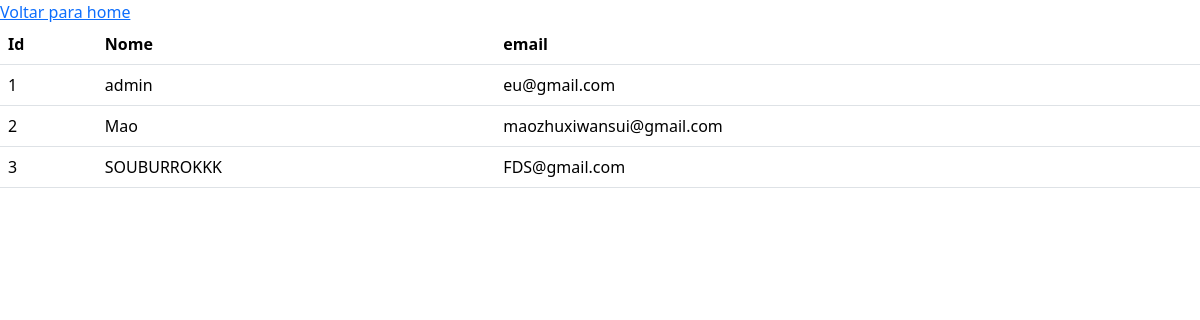
Before: /fuser/ with the older database file.
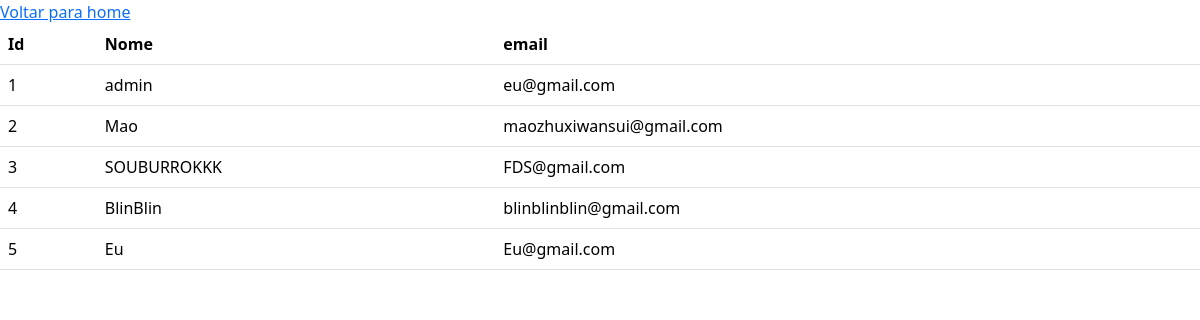
After: the same page with the newer database file.
### usuario/models.py (models this page shows)
class Usuario(AbstractUser):
    email = models.EmailField(unique=True)

### usuario/views.py (the view)
# urls.py: path('fuser/', fuser, name='fuser'),
def fuser(request):
    usuarios = Usuario.objects.all()
    return render(request, 'foruser.html', {'usuarios' : usuarios})

### usuario/templates/foruser.html (shortened to what this page needs)
<!DOCTYPE html>
<html lang="pt-br">
<head>
    <link href="https://cdn.jsdelivr.net/npm/bootstrap@5.3.3/dist/css/bootstrap.min.css" rel="stylesheet">
</head>
<body>
<table class="table">
  <thead>
    <tr>
      <th scope="col">Id</th>
      <th scope="col">Nome</th>
      <th scope="col">email</th>
    </tr>
  </thead>
{% for usuario in usuarios %}
  <tbody>
    <tr>
      <td>{{usuario.id}}</td>
      <td>{{usuario.username}}</td>
      <td>{{usuario.email}}</td>
    </tr>
  {% endfor %}
  <a href="{% url 'home' %}"> Voltar para home</a>
  </tbody>
</table>
</body>
</html>

Changed rows visible on the page:
added Usuario: id "4", username "BlinBlin", email "blinblinblin@gmail.com"
added Usuario: id "5", username "Eu", email "Eu@gmail.com"
